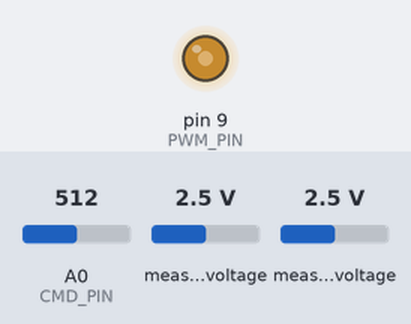
The sketch below on a simulated Arduino Uno, built with avr-gcc and run on an emulated ATmega328P. Shown: output pins drawn as LEDs (lit = HIGH). Inputs (shaded band) come from the test bench; at power-on: A0 (CMD_PIN) = 512, measured voltage 2.5 V. What the sketch prints to the serial monitor is not drawn.

Above: at 2.0 s.
2.1 s: A0 (CMD_PIN) set to 716
At 2.5 s:
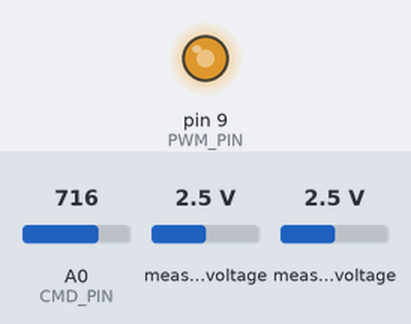
3.6 s: A0 (CMD_PIN) set to 900
At 4.8 s:
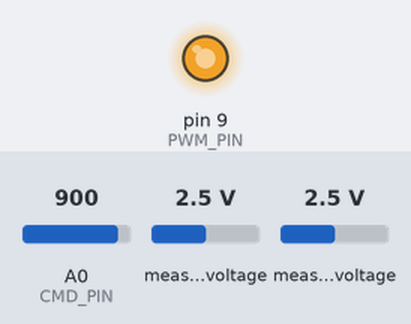
5.1 s: A0 (CMD_PIN) set to 122
At 5.9 s:
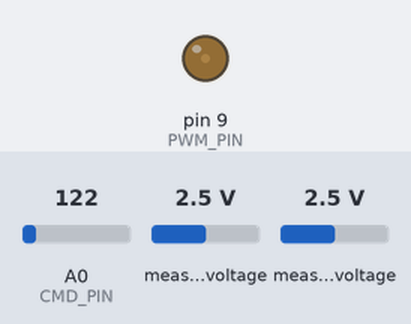
6.6 s: A0 (CMD_PIN) set to 0
At 7.1 s:
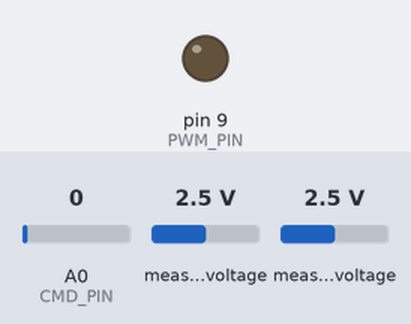
Timing chart, 0 to 9.6 s (numbered marks = the images above; inputs shaded):
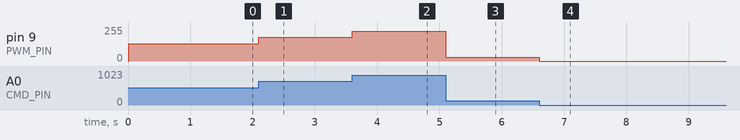

Measured:
- after the input at 2.1 s, pin 9 (PWM_PIN): 128/255 → 178/255 at once
- after the input at 3.6 s, pin 9 (PWM_PIN): 178/255 → 224/255 at once
- after the input at 5.1 s, pin 9 (PWM_PIN): 224/255 → 30/255 at once
- after the input at 6.6 s, pin 9 (PWM_PIN): 30/255 → 0/255 at once

The sketch:

DAQ_mini_chain.ino
```cpp
// DAQ "mini system" on a breadboard: DAC -> Arduino -> PWM -> ADC
//
// !! BREADBOARD WIRING ONLY.  Do not run this on the DAQ shield (hardware/mie1001_daq_simple):
// !! on the shield, ADS1115 A1 is PRE_OUT (the Faraday-cup preamp output), A2 is the QPS_OUT
// !! read-back (JP1) and A3 is VREF, and nothing connects D9 or the UNO's A0.  For the shield use
// !! DAQ_loopback_test (bring-up) or DAQ_shield_scan (measurements).
//
//   MCP4725 DAC sets a voltage (the "command")
//     -> UNO A0 reads it (the UNO's own ADC)
//     -> UNO makes a PWM on D9 with the same duty (V / 5 V)
//     -> a 1k + 100 nF (104) RC filter smooths the PWM back into a DC voltage
//     -> ADS1115 A0 measures it
//   If everything works, what the ADS1115 reads equals what the DAC was set to.
//
// Breadboard wiring (UNO + Adafruit ADS1115 + SparkFun MCP4725):
//   UNO 5V   -> ADS1115 VDD, MCP4725 VCC        UNO GND -> ADS1115 GND, MCP4725 GND
//   UNO SDA  -> ADS1115 SDA, MCP4725 SDA        UNO SCL -> ADS1115 SCL, MCP4725 SCL
//   ADS1115 ADDR -> GND (0x48)                  MCP4725 address jumper at 0x60
//   MCP4725 OUT -> UNO A0
//   UNO D9 -> 1k -> ADS1115 A0,   ADS1115 A0 -> 100 nF -> GND
//   optional: MCP4725 OUT -> ADS1115 A1 so the ADS1115 also sees the DAC directly
//
// Libraries: Adafruit ADS1X15, Adafruit MCP4725.  Serial Monitor: 115200 baud, Newline.
// Commands: a voltage (e.g. 2.5) holds the DAC there, 's' runs the sweep again.

#include <Wire.h>
#include <Adafruit_ADS1X15.h>
#include <Adafruit_MCP4725.h>

Adafruit_ADS1115 ads;
Adafruit_MCP4725 dac;

const uint8_t DAC_ADDR = 0x60;       // NOT the library default (0x62)
const uint8_t CMD_PIN  = A0;         // UNO A0 (not the ADS1115's A0)
const uint8_t PWM_PIN  = 9;          // Timer1 OC1A
const bool    DIRECT_ON_A1 = true;   // set false if MCP4725 OUT is not also wired to ADS1115 A1

// 10-bit PWM on D9 at 15.6 kHz (Timer1, fast PWM, TOP = ICR1 = 1023).
// The 1k + 100 nF filter (1.6 kHz corner) leaves some ripple; the ADS1115 averages each conversion
// over 7.8 ms (~120 PWM periods), so it reads the average voltage.
void pwmBegin() {
  pinMode(PWM_PIN, OUTPUT);
  TCCR1A = _BV(COM1A1) | _BV(WGM11);
  TCCR1B = _BV(WGM13) | _BV(WGM12) | _BV(CS10);
  ICR1 = 1023;
  OCR1A = 0;
}

// The "controller": read the command on UNO A0, copy it to the PWM duty.
// analogRead and the PWM both use the 5 V rail as reference, so its exact value cancels out.
uint16_t cmdCounts = 0;
void follow() {
  long sum = 0;
  for (uint8_t i = 0; i < 8; i++) sum += analogRead(CMD_PIN);
  cmdCounts = sum / 8;
  OCR1A = cmdCounts;
}

float adsVolts(uint8_t ch) {
  ads.readADC_SingleEnded(ch);       // discard one conversion after a channel change
  long sum = 0;
  for (uint8_t i = 0; i < 4; i++) sum += ads.readADC_SingleEnded(ch);
  return ads.computeVolts(sum / 4);
}

void measure(uint16_t code) {
  dac.setVoltage(code, false);
  delay(5);
  follow();
  delay(10);                         // filter settles in ~2.5 ms
  float vOut = adsVolts(0);
  Serial.print(code); Serial.print('\t');
  Serial.print(cmdCounts); Serial.print('\t');
  Serial.print(cmdCounts / 10.23, 1); Serial.print("%\t");
  if (DIRECT_ON_A1) {
    float vIn = adsVolts(1);
    Serial.print(vIn, 3); Serial.print('\t');
    Serial.print(vOut, 3); Serial.print('\t');
    Serial.println((vOut - vIn) * 1000, 0);
  } else {
    Serial.println(vOut, 3);
  }
}

void header() {
  Serial.print(F("\nDAC\tUNO A0\tduty\t"));
  Serial.println(DIRECT_ON_A1 ? F("V_dac\tV_pwm\terr mV") : F("V_pwm"));
}

void sweep() {
  header();
  for (uint16_t code = 0; code <= 4096; code += 512) measure(code > 4095 ? 4095 : code);
}


void setup() {
  Serial.begin(115200);
  Serial.println(F("\n=== DAQ mini chain: DAC -> UNO A0 -> PWM D9 -> ADS1115 ==="));
  Wire.begin();
  Wire.setWireTimeout(25000, true);
  if (!ads.begin(0x48)) { Serial.println(F("ADS1115 not found at 0x48")); while (1); }
  if (!dac.begin(DAC_ADDR)) { Serial.println(F("MCP4725 not found at 0x60")); while (1); }
  ads.setGain(GAIN_TWOTHIRDS);       // +/-6.144 V range
  ads.setDataRate(RATE_ADS1115_128SPS);
  pwmBegin();
  sweep();
  Serial.println(F("\nType a voltage (e.g. 2.5) to hold the DAC there, or 's' to sweep."));
}

void loop() {
  follow();                          // the control loop runs all the time

  if (Serial.available()) {
    String line = Serial.readStringUntil('\n');
    line.trim();
    if (line == "s" || line == "S") { sweep(); return; }
    if (line.length()) {
      float v = line.toFloat();
      if (v < 0 || v > 5.0) { Serial.println(F("0 to 5 V")); return; }
      uint16_t code = min(4095, (int)(v / 5.0 * 4096 + 0.5));  // assumes a 5 V rail; the chain doesn't care
      header();
      measure(code);
    }
  }
}
```
